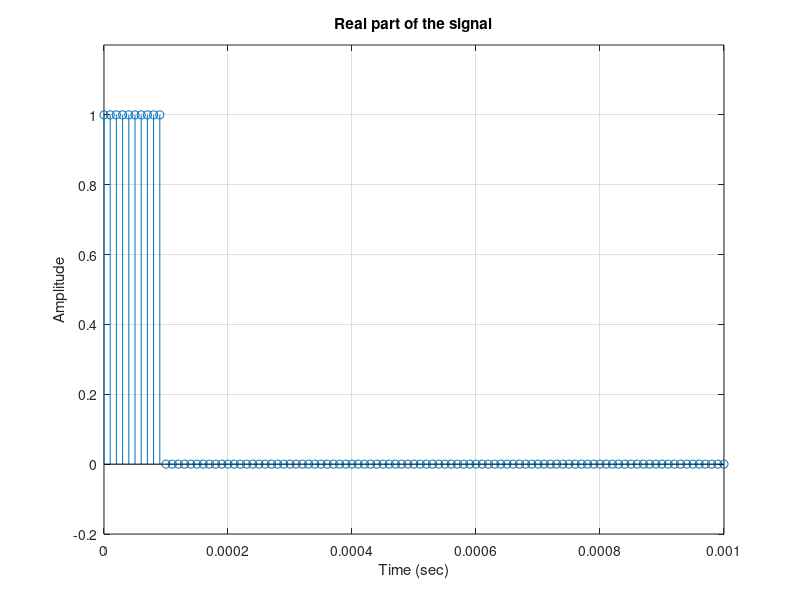
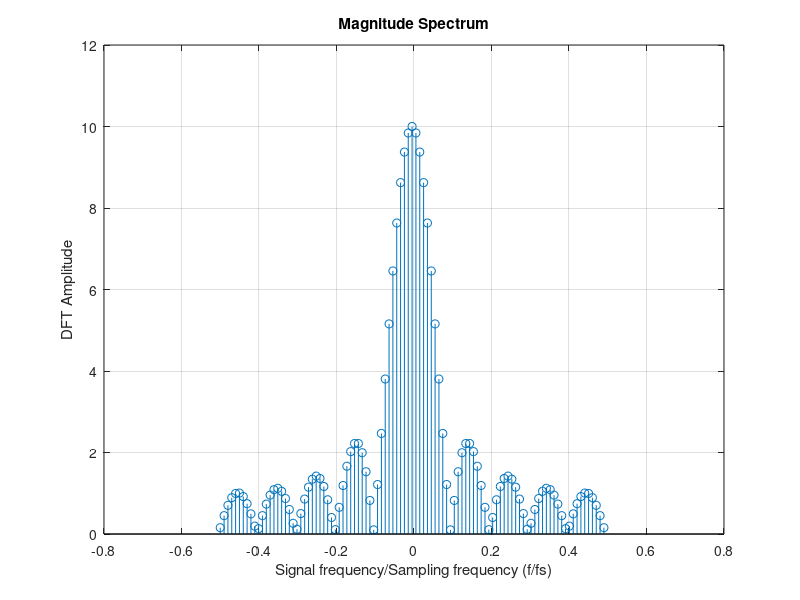
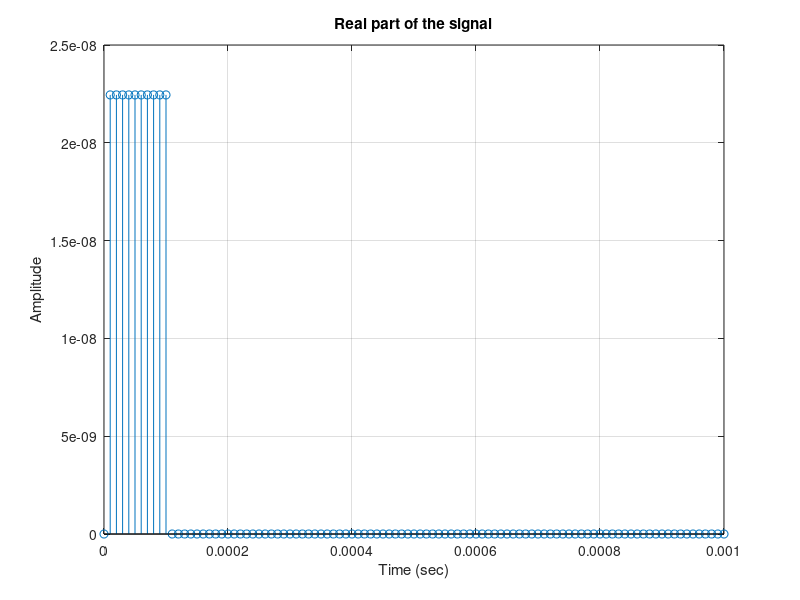
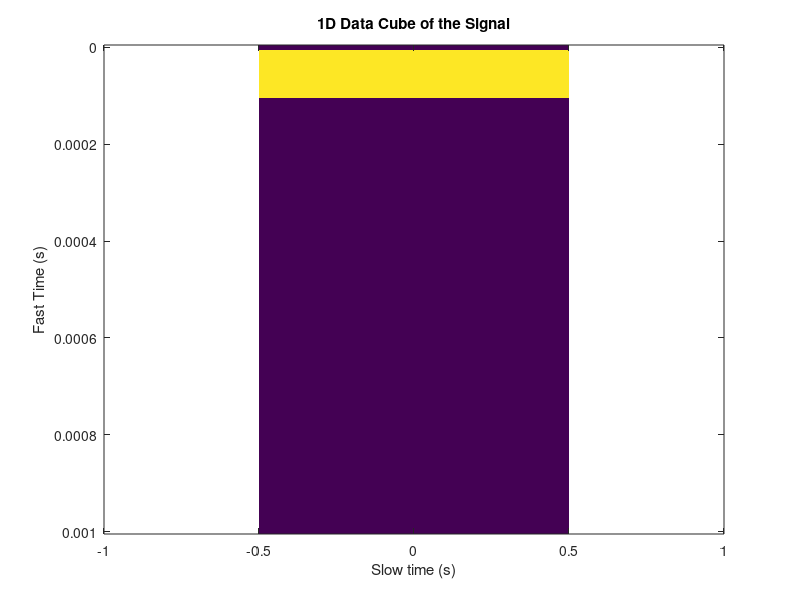

Here is the MATLAB script that generated these plots, in order: (Note: this script raises an error after producing the figures.)
close all
clear all
clc
%% Signal creation
%parameters
T=1e-3;
fs=100e3;
DC=0.1;
Pt=1;
R0=1000;
c = 3e8;
G = 1;
L = 1;
l = 1;
w = 0;
ti = DC * T;

t = 0:1/fs:T;  % Time vector
pulse = rectpuls(t - (DC * T)/2,DC*T); %pulse transmitted
x = pulse;

stem(t, pulse);
xlabel('Time (sec)');
ylabel('Amplitude');
title('Real part of the signal');
grid on;
ylim([-0.2 1.2]);

%% Compute DFT
K = length(pulse);  % Number of samples
k = -K/2:(K/2-1);
pulse_fft = fft(pulse,K);

figure;
stem(k/K,fftshift(abs(pulse_fft)));
xlabel('Signal frequency/Sampling frequency (f/fs)');
ylabel('DFT Amplitude');
title('Magnitude Spectrum');
grid on;
ylim([0 12]);

%% Plot the 1D data cube

% Plotting
figure;
imagesc([0 0], t, abs(pulse)'); %[0 0] in order to have 1D 
title('1D Data Cube of the Signal');
xlabel('Slow time (s)');
ylabel('Fast Time (s)');

%% Radar equation
%n = wgn(1,K,-50)

Pr = (Pt*G^2*l^2)/((64*pi^3)*R0^4*L)

pulse = zeros(size(t));
to = (2*R0)/c;    % Delay time
pulse((t >= to) & (t < to + DC*T)) = 1;
y = sqrt(Pr)*pulse; %+ n

stem(t,y);
xlabel('Time (sec)');
ylabel('Amplitude');
title('Real part of the signal');
grid on;

figure;
imagesc([0 0], t, y');
title('1D Data Cube of the Signal');
xlabel('Slow time (s)');
ylabel('Fast Time (s)');


%% 
%% MF
% Matched Filter for PRI = 1e-3, DC = 0.1, fs = 100e3

Grx = rectpuls((DC * T)/2 - t,DC * T);
MF = conv(pulse,conj(Grx));
figure;
stem(t, MF(1:101));
title('Output of Matched Filter');
xlabel('Time (s)');
ylabel('Amplitude');

%Datacube of MF
figure;
imagesc([0 0], t, MF(1:101)');
title('1D Data Cube of the Signal');
xlabel('Slow time (s)');
ylabel('Fast Time (s)');
colorbar;

%% RCS

y = rcs_model(x, R0, Pt,G, l ,L, c, t, ti, w);

% Plot the results
figure
subplot(2,1,1);
stem(t, x);
title('Transmit Pulse');
xlabel('Time (s)');
ylabel('Amplitude');

subplot(2,1,2);
stem(t, y);
title('Received Signal with RCS Model');
xlabel('Time (s)');
ylabel('Amplitude');


%% 

% Calculate range resolution (∆R)
delta_R = (c * DC * T) / 2

% Calculate bin resolution
bin_resolution = 1/ fs

% Calculate the number of range bins (L)
L = T * fs

%% Algorithm to find range bin
figure;
imagesc([0 0], t, y');
xlabel('Time (s)');
ylabel('Range Bin');
title('Data Cube');
colorbar;

t0  = (2 * R0) / c;
ti = t0*fs;
upper_lim = ceil(t0 * fs);
lower_lim = upper_lim - 1;
% Display the results
disp(['Possible range of received signal: ' num2str(lower_lim) '/fs to ' num2str(upper_lim) '/fs']);
disp(['The target is in the '  num2str(upper_lim) ' range bin'])


%% range bin for R0 = 15km
new_R0 = 15000;

new_y = rcs_model(x, new_R0, Pt,G, l ,L, c, t, ti, w);

figure;
stem(t, new_y);
title('Received Signal with RCS Model');
xlabel('Time (s)');
ylabel('Amplitude');

figure;
imagesc([0 0], t, new_y');
xlabel('Time (s)');
ylabel('Range Bin');
title('Data Cube');
colorbar;

new_t0  = (2 * new_R0) / c;
new_ti = new_t0*fs;
upper_lim = ceil(new_t0 * fs);
lower_lim = upper_lim - 1;
% Display the results
disp(['Possible range of received signal: ' num2str(lower_lim) '/fs to ' num2str(upper_lim) '/fs']);
disp(['The target is in the '  num2str(upper_lim) ' range bin'])

%% ΔR/2
% ΔR = (c * τ)/2,  ΔR' = (c * τ)/4
% We have to divide ti by 2 so DC is being divided by 2
ti = (DC * T )/2;

pulse = rectpuls(t - ti/2,(DC*T)/2);  % Generate pulse based on condition
x = pulse;

y = rcs_model(x, R0, Pt,G, l ,L, c, t, ti, w);

% Plot the results
figure
subplot(2,1,1);
stem(t, x);
title('Transmit Pulse');
xlabel('Time (s)');
ylabel('Amplitude');

subplot(2,1,2);
stem(t, y);
title('Received Signal with RCS Model');
xlabel('Time (s)');
ylabel('Amplitude');

%% 
%% Doppler and velocity resolution
%%parameters
N = T * fs;
M = 20;
fc = 1e9;

dfd = 1 / (M * T)
dfv = (c * dfd) / (2 * fc)

%% max doppler, range and velocity
PRF = 1/T;


% I will have the maximum FD when FD is equal to PRF/2
% From PRF/2 and beyond i will have aliasing

max_fd = PRF / 2 
max_fv = (c * max_fd) / (2 * fc)
maxR = ((T- (DC * T)) * c) / 2

%% Ερώτημα γ DFT

%y2D = zeros(M, fs*T);
t0  = (2 * R0) / c;
ntarget = ceil(t0 * fs)
ti  = DC * T;
y2D = zeros(M, fs*T);

for m = 1:M
    for n = 1:(fs*T)
        y2D(m,n) =  sqrt(Pr)*rectpuls(((n-1)/fs)-(2*R0/c) -(ti/2),ti)*exp((-1i*4*pi*fc*R0*fc)/c)*exp(1i*2*pi*v*fc*(((n-1)/fs)+(m-1)*T)/c); %+ wgn(1,1,10*log10(0.0000000000000000000000045)) ;
    end
end

figure;
imagesc(abs(y2D)'); 
title('2D Datacube');
xlabel('slow time (s)');
ylabel('fast time (s)');

figure;
y2D_2 = fft(y2D(:,ntarget+1),30);
stem(fftshift(abs(y2D_2)));
title('Magnitude Spectrum');
xlabel('Signal Frequency/Sampling Frequency (f/fs)');
ylabel('DFT Amplitude');


%% Speed and doppler bin
fd = (2 * v * fc) / c;
doppler_bin = round(fd/dfd)

%% Range-Doppler Profile 

real_y2D = zeros(M,fs*T);
for n = 1:(fs*T)
    real_y2D(:,n) = fft(y2D(:,n));
end

figure;
imagesc(fftshift(abs(real_y2D))');
title('Range-Doppler Profile')
xlabel('velocity (m/s)')
ylabel('Range (m)')


%% SNR for 3D 
%% 
L = 10;
d = 0.25;
fi = pi/3; % A random angle
t0  = (2 * R0) / c;
ntarget = ceil(t0 * fs);
ti  = DC * T;
y3D = zeros(fs*T, M ,L);
SNR_dB = 15; % Set desired SNR in dB
SNR = 10.^(SNR_dB / 10); % Convert SNR from dB to linear scale
N = fs*T;

for l = 1:L
    for m = 1:M
        for n = 1:(fs*T)
            noise = sqrt(Pr/SNR)*randn(1,1); %
            y3D(n,m,l) = noise + sqrt(Pr)*rectpuls(((n-1)/fs)-(2*R0/c) -(ti/2),ti)*exp((-1i*4*pi*fc*R0*fc)/c)*exp(1i*2*pi*v*fc*(((n-1)/fs)+(m-1)*T)/c)*exp((-1i*2*pi*d*(l - 1)*cos(fi)*fc)/c);
        end
    end
end

[N, M, L] = size(y3D);
[m_slice, n_slice, l_slice] = meshgrid(1:M, 1:N, 1:L);

disp(size(n_slice));
disp(size(m_slice));
disp(size(l_slice));

% Plot using slice
figure;
slice(m_slice, n_slice, l_slice, abs(y3D), 1:M, 1:N, 1:L);
xlabel('m');  
ylabel('n');
zlabel('l');
title('3D imagesc Plot');
colorbar;

%% Azimuth Cut
%
 
theta = 0; %change theta to change the angle
for angle = 1:181
    angle_rad = (angle - 1 - theta) * pi / 180; % Convert degrees to radians
    f1_dot = cos(angle_rad) * fc / c;
    azimuth(angle) = sin(pi * L * d * f1_dot) / sin(pi * d * f1_dot);
end

% Plot
azimuth_angle = mag2db(abs(azimuth)/max(abs(azimuth)));
plot(azimuth_angle)
xlabel('Azimuth Angle (degrees)')
ylabel('Normalized Power (db)')
xlim([0 180]);
title('Azimuth Cut')


function y = rcs_model(x, R0, Pt, G, l, L, c, t, ti, w)
    Pr = (Pt*G^2*l^2)/((64*pi^3)*R0^4*L)

    % Calculate delay based on the distance
    delay = (2 * R0) / c;

    num_samples_to_shift = ceil(delay / (t(2) - t(1))) ;

    % Apply the delay by shifting the pulse vector
    y = circshift(x, num_samples_to_shift);

    % Apply RCS model
    y = sqrt(Pr) * y;
    % Add noise
    y = y + w;
end






